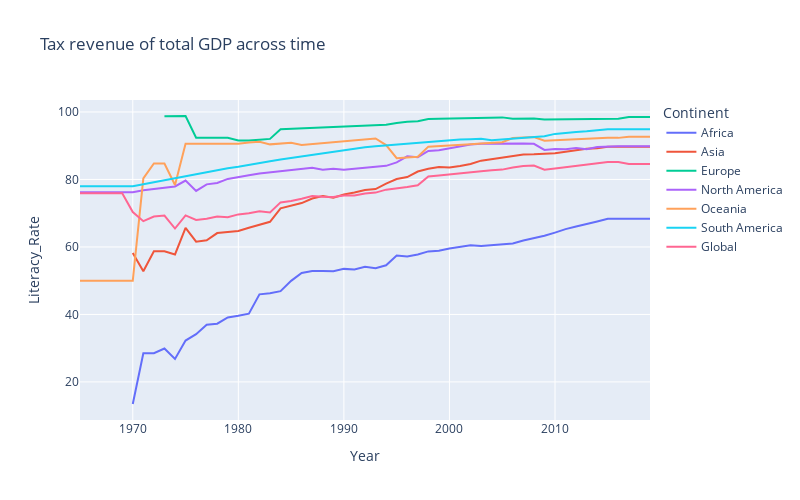

Source (notebook cell):
### Code cell
fig = px.line(plot_data, x="Year", y="Literacy_Rate", 
    color="Continent", width=800, height=500,
    title="Tax revenue of total GDP across time")
fig.show()
